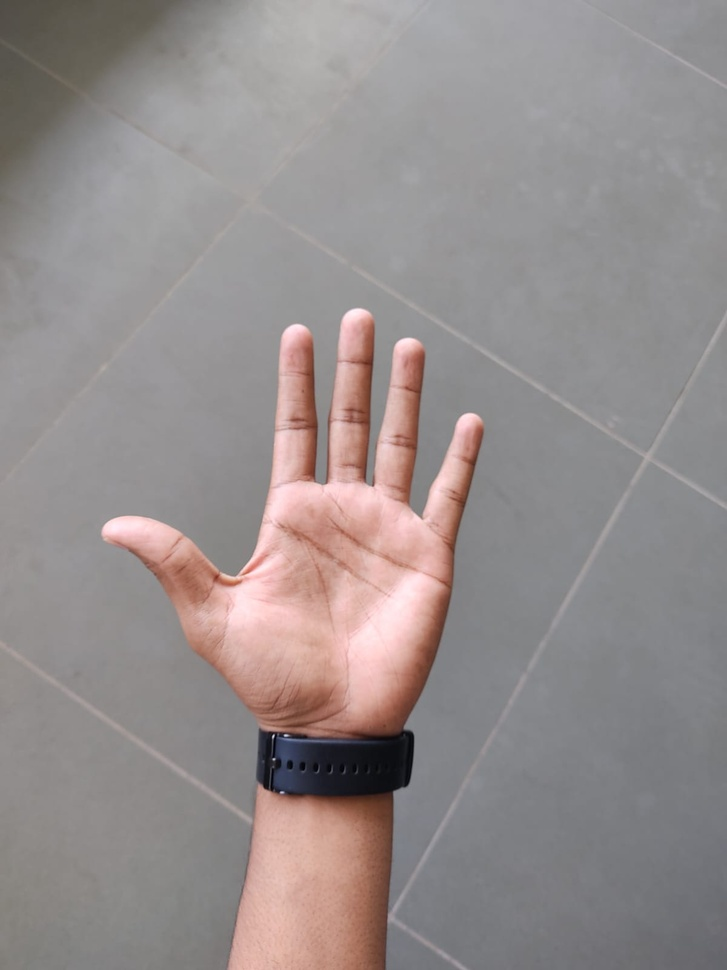
#> input picture Palm.jpeg, 727 x 970 px, shrunk from 1200 x 1600 before the run, found by its file name
$ jupyter execute Untitled.ipynb
#> lines starting #> are read from the running program, lines starting #| are printed output that depends on the picture; after the words box and inside, x2 and y2 are one past the last pixel; in counts of white or black regions, pixels touching at a corner belong together
[cell 1]
import cv2

image = cv2.imread("palm.jpeg")
#> image is the input picture: shape (970, 727, 3); mean B, G, R 141.2, 141.7, 149.3

cv2.imshow("palm", image)
cv2.waitKey(0)

gray = cv2.cvtColor(image, cv2.COLOR_BGR2GRAY)
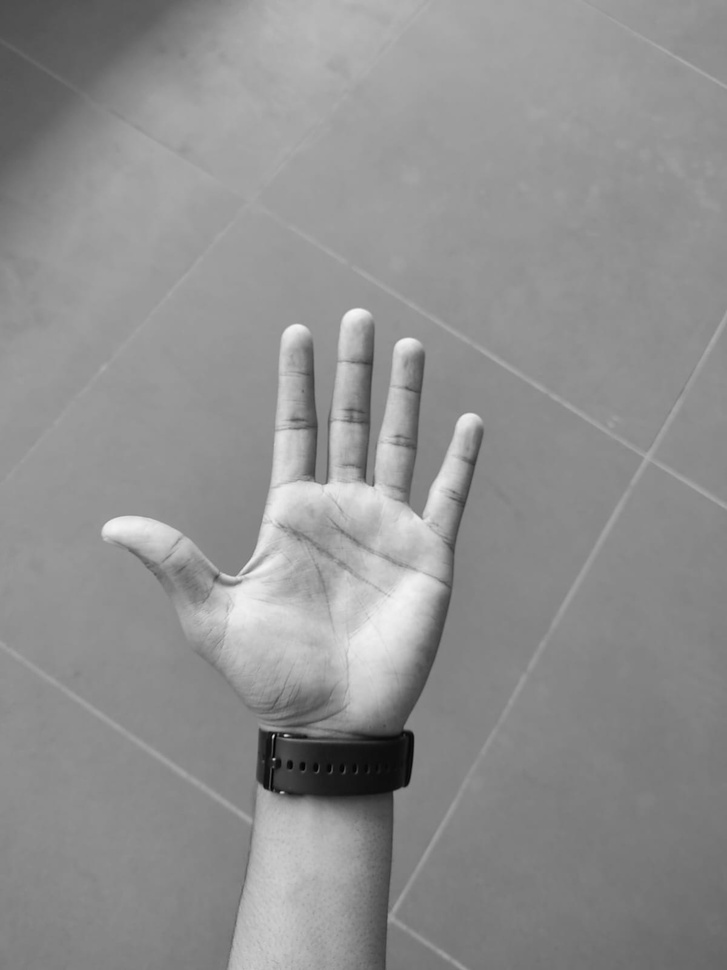
#> gray: shape (970, 727); min 1, max 247, mean 143.9

edges = cv2.Canny(gray,40,55,apertureSize = 3)
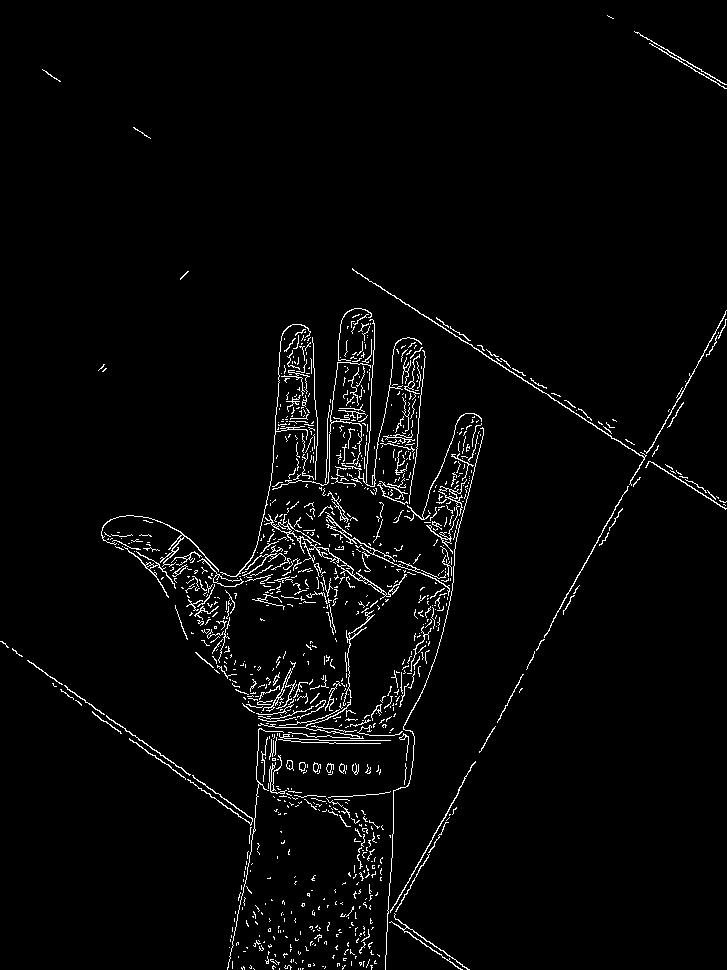
#> edges: shape (970, 727); 2.8% white in thin lines or dots

cv2.imshow("edges in palm", edges)
cv2.waitKey(0)

edges = cv2.bitwise_not(edges)
#> edges: shape (970, 727); 97.2% white; black in thin lines or dots

cv2.imwrite("palmlines.jpg", edges)

palmlines = cv2.imread("palmlines.jpg")
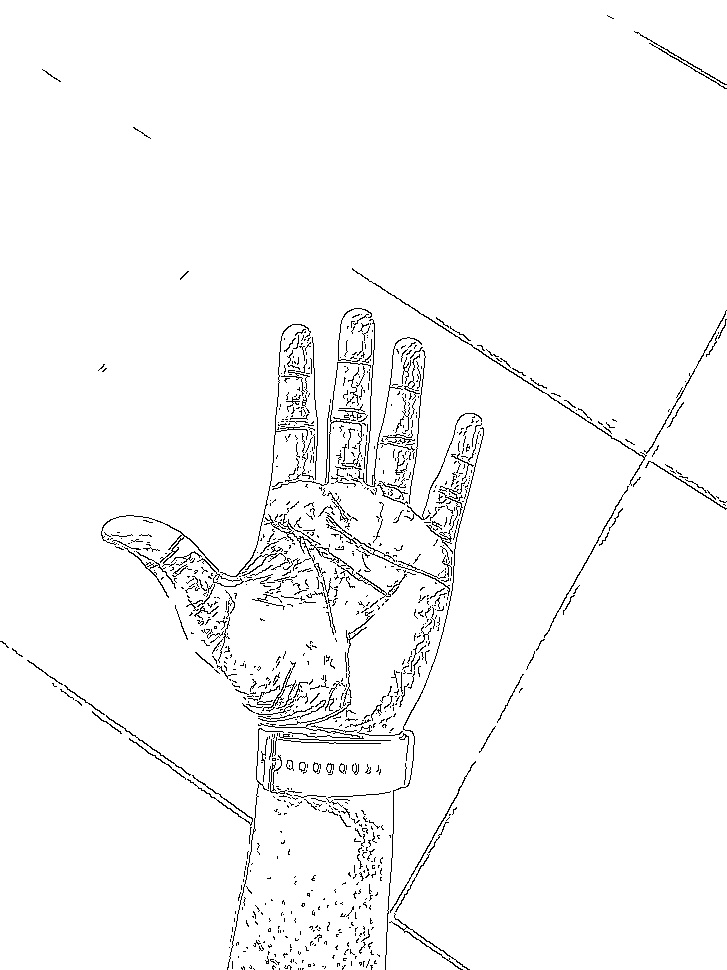
#> palmlines: shape (970, 727, 3); min 0, max 255, mean 247.9

img = cv2.addWeighted(palmlines, 0.3, image, 0.7, 0)
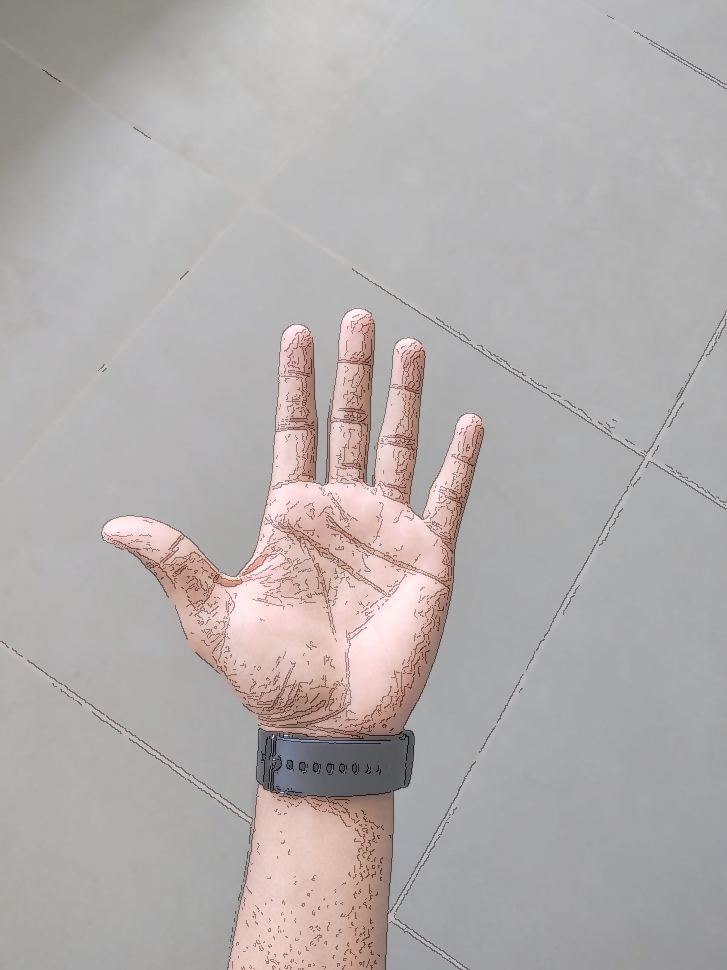
#> img: shape (970, 727, 3); mean B, G, R 173.2, 173.6, 178.9

cv2.imshow("Final Output", img)

cv2.waitKey(0)
cv2.destroyAllWindows()
